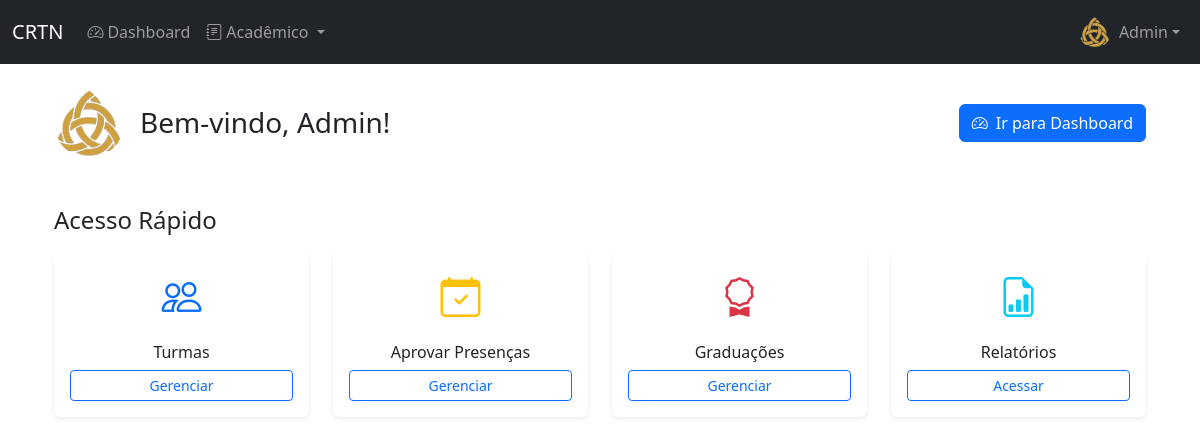
Page / (signed in) on the committed database.
### academia/models.py (models this page shows, shortened)
class User(AbstractUser):
    STATUS_CHOICES = [('ATIVO', 'Ativo'), ('INATIVO', 'Inativo'), ('PENDENTE', 'Pendente')]
    GROUP_ROLE_CHOICES = [('STD', 'Aluno'), ('PRO', 'Professor'), ('ADM', 'Administrador')]
    KIMONO_SIZE_CHOICES = [('A0', 'A0'), ('A1', 'A1'), ('A2', 'A2'), ('A3', 'A3'), ('A4', 'A4'), ('A5', 'A5'), ('A6', 'A6')]
    BELT_SIZE_CHOICES = [('A0', 'A0'), ('A1', 'A1'), ('A2', 'A2'), ('A3', 'A3'), ('A4', 'A4'), ('A5', 'A5'), ('A6', 'A6')]
    birthday = models.DateField('Data de Nascimento', null=True, blank=True)
    group_role = models.CharField('Perfil', max_length=3, choices=GROUP_ROLE_CHOICES, default='STD')
    status = models.CharField('Status', max_length=8, choices=STATUS_CHOICES, default='PENDENTE')
    photo = models.ImageField('Foto', upload_to=photo_upload_to, null=True, blank=True)
    height = models.IntegerField('Altura (cm)', null=True, blank=True)
    weight = models.IntegerField('Peso (kg)', null=True, blank=True)
    kimono_size = models.CharField('Tamanho do Kimono', max_length=2, choices=KIMONO_SIZE_CHOICES, null=True, blank=True)
    belt_size = models.CharField('Tamanho da Faixa', max_length=2, choices=BELT_SIZE_CHOICES, null=True, blank=True)
    whatsapp = models.CharField('WhatsApp', max_length=20, null=True, blank=True)
    responsible = models.ForeignKey('self', on_delete=models.SET_NULL, null=True, blank=True, related_name='dependents')
    class Meta:
        verbose_name, verbose_name_plural = 'Usuário', 'Usuários'
        ordering = ['first_name', 'last_name']
    def is_student(self): return self.group_role == 'STD'
    def is_admin(self): return self.group_role == 'ADM'
    def is_professor_or_admin(self): return self.group_role in ['PRO', 'ADM']

### academia/views.py (the view)
# urls.py: path('', views.index, name='index'),
def index(request):
    if request.user.is_authenticated:
        if request.user.is_student():
            return redirect('dashboard')
    context = {}
    if not request.user.is_authenticated:
        students = User.objects.filter(group_role='STD', status='ATIVO')
        professors = User.objects.filter(group_role='PRO', status='ATIVO')
        context.update({
            'students': students,
            'professors': professors,
        })
    else:
        context.update({
            'presencas_aprovadas': AttendanceRequest.objects.filter(student=request.user, status='APR').count(),
            'presencas_pendentes': AttendanceRequest.objects.filter(student=request.user, status='PEN').count(),
        })
    return render(request, 'academia/index.html', context)

### academia/context_processors.py (called while the page is built)
def account_management_context(request):
    original_user_id = request.session.get('original_user_id')
    main_user = None
    if original_user_id:
        try:
            main_user = User.objects.get(id=original_user_id)
        except User.DoesNotExist:
            request.session.pop('original_user_id', None)
    else:
        main_user = request.user
    dependents = main_user.dependents.all() if main_user and main_user.dependents.exists() else []
    return {
        'original_user_id': original_user_id,
        'dependents_list': dependents,
    }

def global_context(request):
    if not request.user.is_authenticated:
        return {}
    context = {}
    context.update(notifications_context(request))
    context.update(account_management_context(request))
    return context

### academia/templates/academia/index.html (shortened to what this page needs)
{% extends 'academia/base.html' %}
{% load static %}
{% block content %}
<div class="container">
    {% if not user.is_authenticated %}
    <div class="hero-section text-center rounded-3">
        <div class="container-fluid">
            <img src="{% static 'img/logotipo_transparente.png' %}" alt="Logo CRTN Belém" class="img-fluid mb-3" style="max-width: 120px;">
            <h1 class="display-5 fw-bold mb-2">CRTN Belém</h1>
            <p class="lead mb-4">Sistema gestor de alunos, controle de presenças e graduações</p>
            <div class="my-4 px-3">
                <img src="{% static 'img/banner-jiujitsu-1.jpg' %}" class="img-fluid rounded-3 shadow-lg" alt="Banner da academia de Jiu-Jitsu">
            </div>
            <div class="d-grid gap-3 d-sm-flex justify-content-sm-center">
                <a href="{% url 'login' %}" class="btn btn-outline-light btn-lg px-4">
                    <i class="bi bi-box-arrow-in-right me-2"></i>Fazer Login
                </a>
                <a href="{% url 'solicitar_acesso' %}" class="btn btn-outline-light btn-lg px-4">
                    <i class="bi bi-person-plus me-2"></i>Solicitar Acesso
                </a>
            </div>
        </div>
    </div>
    <div class="mb-5">
        <div class="row g-4">
            <div class="col-md-4">
                <div class="card feature-card border-0 text-center p-4 shadow-sm">
                    <div class="card-body">
                        <i class="bi bi-calendar-check fs-1 text-primary mb-3"></i>
                        <h5 class="card-title">Controle de Presenças</h5>
                        <p class="card-text">Sistema completo para gerenciar presenças e faltas dos alunos.</p>
                    </div>
                </div>
            </div>
            <div class="col-md-4">
                <div class="card feature-card border-0 text-center p-4 shadow-sm">
                    <div class="card-body">
                        <i class="bi bi-people fs-1 text-success mb-3"></i>
                        <h5 class="card-title">Gestão de Turmas</h5>
                        <p class="card-text">Organize turmas e gerencie o acesso dos alunos de forma eficiente.</p>
                    </div>
                </div>
            </div>
            <div class="col-md-4">
                <div class="card feature-card border-0 text-center p-4 shadow-sm">
                    <div class="card-body">
                        <i class="bi bi-award fs-1 text-warning mb-3"></i>
                        <h5 class="card-title">Sistema de Graduações</h5>
                        <p class="card-text">Controle completo de faixas e graus de cada aluno.</p>
                    </div>
                </div>
            </div>
        </div>
    </div>
    {% else %}
    <div class="row mb-4">
        <div class="col-12">
            <div class="d-flex flex-column flex-md-row align-items-center justify-content-between mb-4 text-center text-md-start">
                <div class="d-flex flex-column flex-md-row align-items-center mb-3 mb-md-0">
                    {% if user.photo %}
                        <img src="{{ user.photo.url }}" alt="Foto" class="rounded-circle me-md-3 mb-2 mb-md-0" width="70" height="70" style="object-fit: cover;">
                    {% else %}
                        <div class="bg-secondary rounded-circle me-md-3 mb-2 mb-md-0 d-flex align-items-center justify-content-center" style="width: 70px; height: 70px;">
                            <i class="bi bi-person text-white fs-2"></i>
                        </div>
                    {% endif %}
                    <div>
                        <h2 class="h3 mb-0">Bem-vindo, {{ user.first_name }}!</h2>
                    </div>
                </div>
                <a href="{% url 'dashboard' %}" class="btn btn-primary">
                    <i class="bi bi-speedometer2 me-2"></i>Ir para Dashboard
                </a>
            </div>
        </div>
    </div>
    <div class="row">
        <div class="col-12">
            <h4 class="mb-3">Acesso Rápido</h4>
        </div>
        {% if user.is_professor_or_admin %}
        <div class="col-lg-3 col-md-6 mb-4">
            <div class="card h-100 border-0 shadow-sm">
                <div class="card-body text-center d-flex flex-column">
                    <i class="bi bi-people fs-1 text-primary mb-3"></i>
                    <h6 class="card-title">Turmas</h6>
                    <a href="{% url 'professor_turmas' %}" class="btn btn-sm btn-outline-primary mt-auto">Gerenciar</a>
                </div>
            </div>
        </div>
        <div class="col-lg-3 col-md-6 mb-4">
            <div class="card h-100 border-0 shadow-sm">
                <div class="card-body text-center d-flex flex-column">
                    <i class="bi bi-calendar-check fs-1 text-warning mb-3"></i>
                    <h6 class="card-title">Aprovar Presenças</h6>
                    <a href="{% url 'professor_presencas' %}" class="btn btn-sm btn-outline-primary mt-auto">Gerenciar</a>
                </div>
            </div>
        </div>
        <div class="col-lg-3 col-md-6 mb-4">
            <div class="card h-100 border-0 shadow-sm">
                <div class="card-body text-center d-flex flex-column">
                    <i class="bi bi-award fs-1 text-danger mb-3"></i>
                    <h6 class="card-title">Graduações</h6>
                    <a href="{% url 'professor_graduacoes' %}" class="btn btn-sm btn-outline-primary mt-auto">Gerenciar</a>
                </div>
            </div>
        </div>
        <div class="col-lg-3 col-md-6 mb-4">
            <div class="card h-100 border-0 shadow-sm">
                <div class="card-body text-center d-flex flex-column">
                    <i class="bi bi-file-earmark-bar-graph fs-1 text-info mb-3"></i>
                    <h6 class="card-title">Relatórios</h6>
                    <a href="{% url 'professor_relatorios' %}" class="btn btn-sm btn-outline-primary mt-auto">Acessar</a>
                </div>
            </div>
        </div>
        {% endif %}
    </div>
    {% endif %}
</div>
{% endblock %}

### academia/templates/academia/base.html (shortened to what this page needs)
{% load static %}
<!DOCTYPE html>
<html lang="pt-BR">
<head>
    <link href="https://cdn.jsdelivr.net/npm/bootstrap@5.3.0/dist/css/bootstrap.min.css" rel="stylesheet">
    <link rel="stylesheet" href="https://cdn.jsdelivr.net/npm/bootstrap-icons@1.11.0/font/bootstrap-icons.css">
    <link rel="stylesheet" href="{% static 'css/styles.css' %}">
</head>
<body>
    {% if user.is_authenticated %}
    <nav class="navbar navbar-expand-lg navbar-dark bg-dark">
        <div class="container-fluid">
            <a class="navbar-brand" href="{% url 'index' %}">CRTN</a>
            <div class="collapse navbar-collapse" id="navbarNav">
                <ul class="navbar-nav me-auto">
                    <li class="nav-item">
                        <a class="nav-link" href="{% url 'dashboard' %}">
                            <i class="bi bi-speedometer2 me-1"></i>Dashboard
                        </a>
                    </li>
                    {% if user.is_student or user.is_professor_or_admin %}
                    <li class="nav-item dropdown">
                        <a class="nav-link dropdown-toggle" href="#" role="button" data-bs-toggle="dropdown" aria-expanded="false">
                            <i class="bi bi-journal-text me-1"></i>Acadêmico
                        </a>
                    </li>
                    {% endif %}
                </ul>
                <ul class="navbar-nav">
                    <li class="nav-item dropdown">
                        <a class="nav-link dropdown-toggle d-flex align-items-center" href="#" role="button" data-bs-toggle="dropdown" aria-expanded="false">
                            {% if user.photo %}
                                <img src="{{ user.photo.url }}" alt="Foto" class="rounded-circle me-2" width="32" height="32" style="object-fit: cover;">
                            {% else %}
                                <div class="bg-secondary rounded-circle me-2 d-flex align-items-center justify-content-center" style="width: 32px; height: 32px;">
                                    <i class="bi bi-person text-white"></i>
                                </div>
                            {% endif %}
                            <span>{{ user.first_name }}</span>
                        </a>
                    </li>
                </ul>
            </div>
        </div>
    </nav>
    {% endif %}
    <div class="container mt-4">
        {% block content %}{% endblock %}
    </div>
</body>
</html>

### rows in the picture
User: photo (picture), first_name "Admin"
